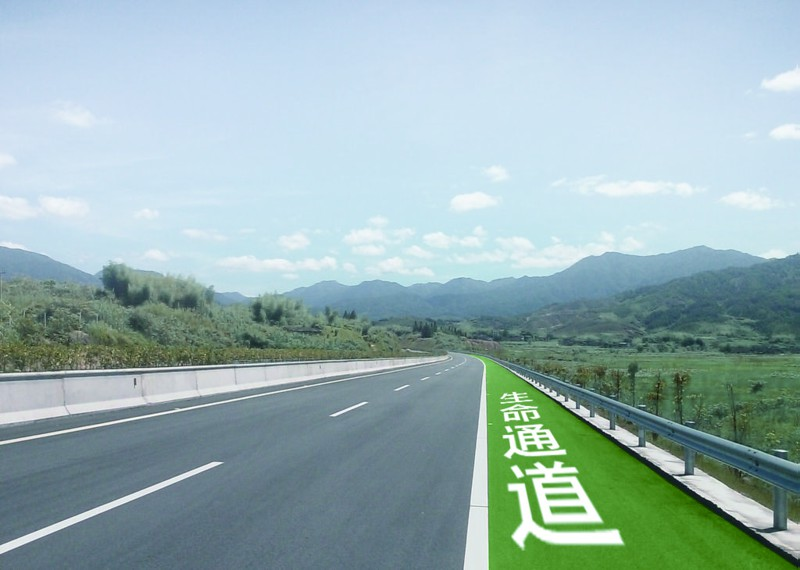
#> input picture car_lane.jpg, 800 x 570 px, found by its file name
$ python lapulasi.py   (older library calls are emulated)
#> lines starting #> are read from the running program, lines starting #| are printed output that depends on the picture
import cv2
img = cv2.imread("D://python//opencv2//car_lane.jpg", 0)
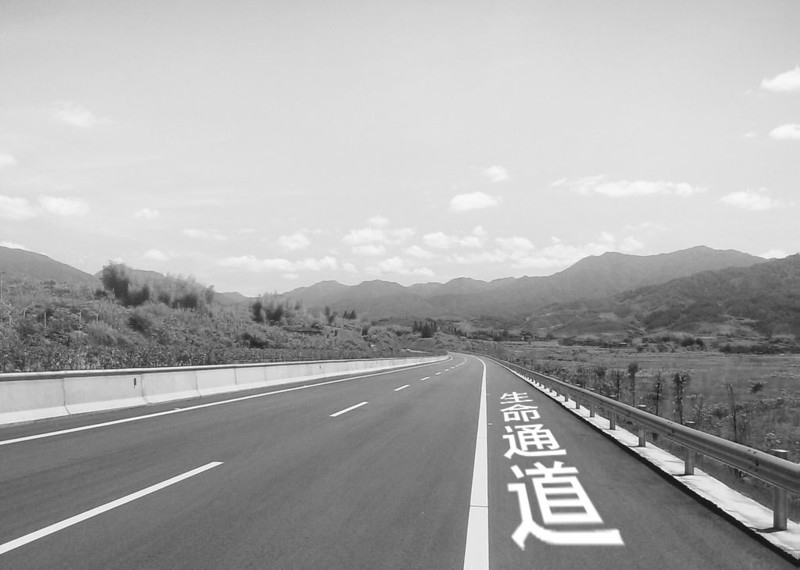
#> img: shape (570, 800); min 9, max 255, mean 170.5
gray_lap = cv2.Laplacian(img, cv2.CV_16S, ksize=3)
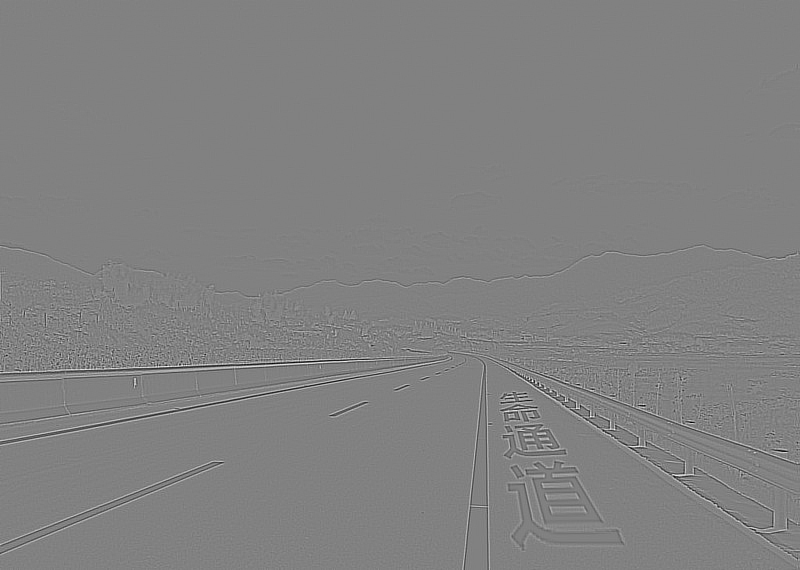
#> gray_lap: shape (570, 800) int16; min -832, max 808, mean 0; drawn with min black and max white
laplacian = cv2.convertScaleAbs(gray_lap)
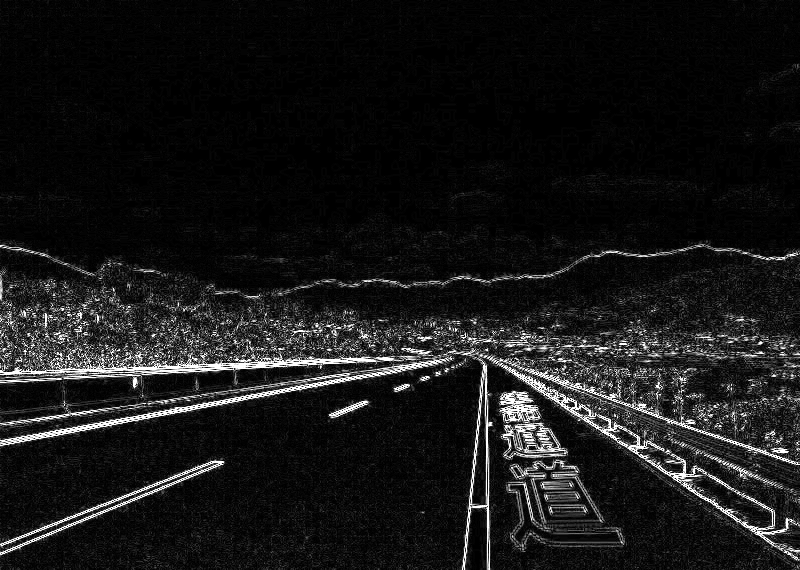
#> laplacian: shape (570, 800); min 0, max 255, mean 23.5
cv2.imshow('laplacian', laplacian)
cv2.imwrite("D://python//opencv2//laplacian.jpg",laplacian)
cv2.waitKey(0)
cv2.destroyAllWindows()
